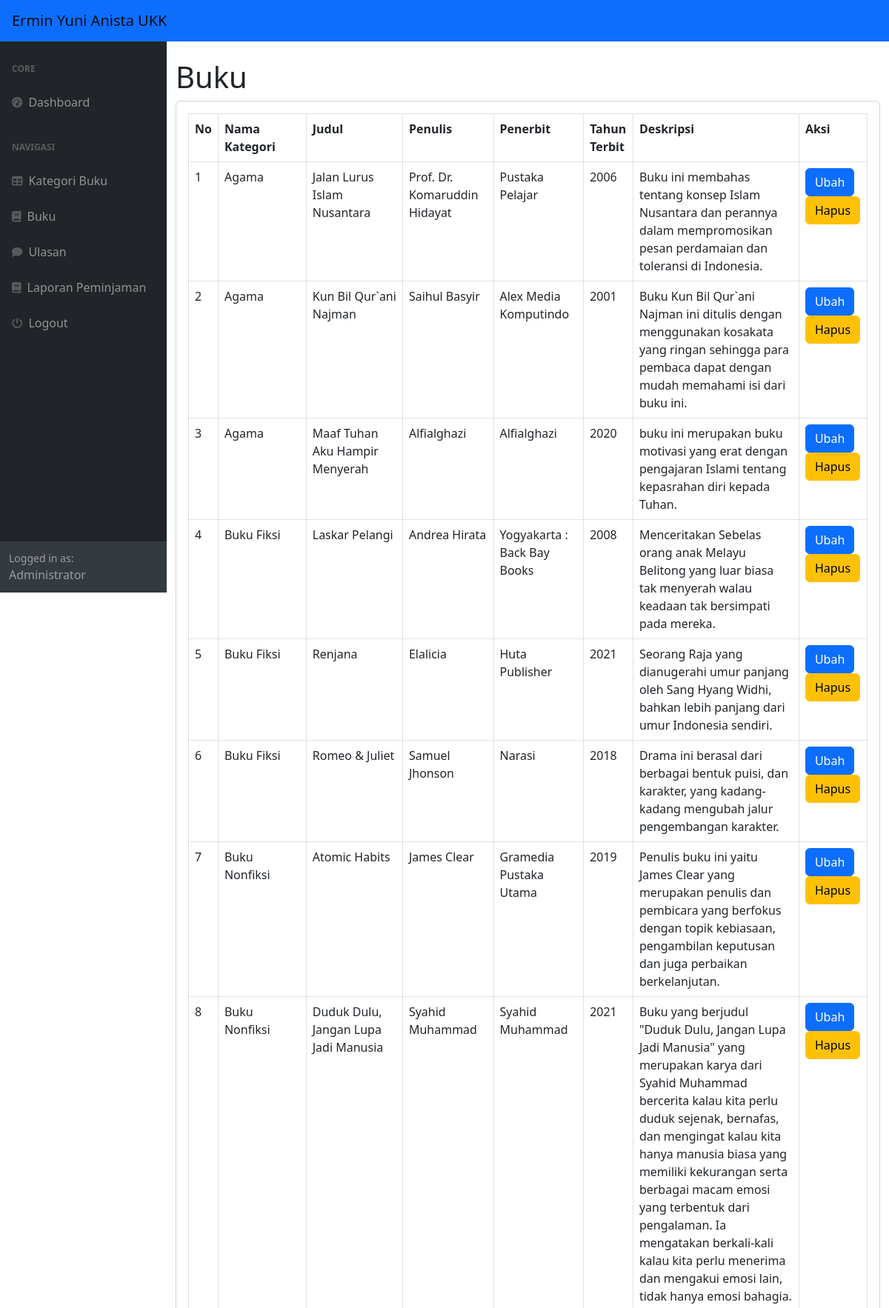
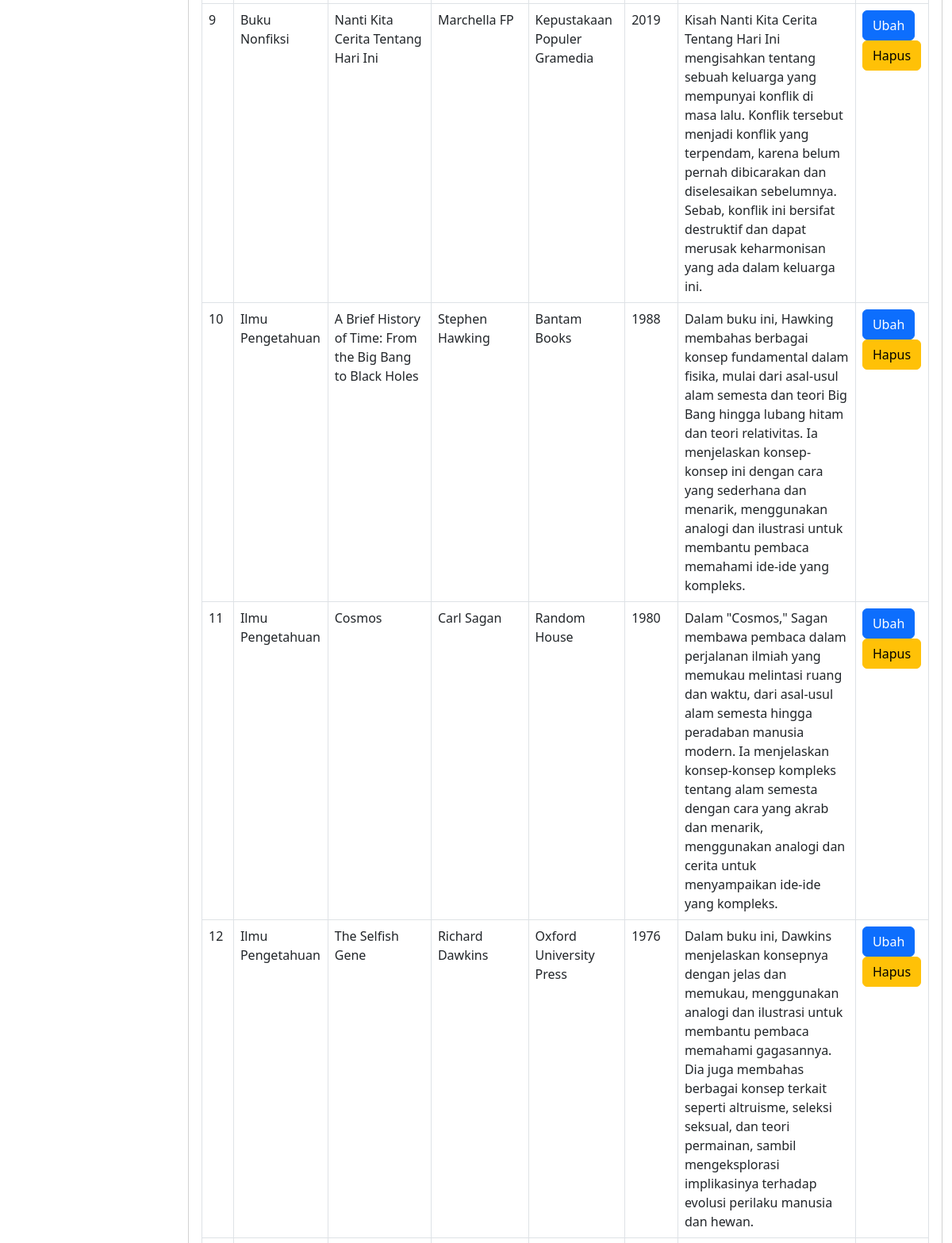
/index.php?page=buku (signed in, upper part), run on the app's committed database (2 pictures, top to bottom).
### tables this page shows
CREATE TABLE `buku` (
  `id_buku` int(11) NOT NULL,
  `id_kategori` int(11) DEFAULT NULL,
  `judul` varchar(225) DEFAULT NULL,
  `penulis` varchar(255) DEFAULT NULL,
  `penerbit` varchar(225) DEFAULT NULL,
  `tahun_terbit` int(11) DEFAULT NULL,
  `deskripsi` text DEFAULT NULL
);

CREATE TABLE `kategori` (
  `id_kategori` int(11) NOT NULL,
  `kategori` varchar(225) DEFAULT NULL
);

### buku.php (the view, shortened to what this page needs)
<h1 class="mt-4">Buku</h1>
<div class="card">
    <div class="card-body">
        <div class="row">
            <div class="col-md-12">
                <table class="table table-bordered" id="dataTable" width="100%" cellspacing="0">
                    <tr>
                        <th>No</th>
                        <th>Nama Kategori</th>
                        <th>Judul</th>
                        <th>Penulis</th>
                        <th>Penerbit</th>
                        <th>Tahun Terbit</th>
                        <th>Deskripsi</th>
                        <th>Aksi</th>
                    </tr>
                    <?php
                    $i = 1;
                    $query = mysqli_query($koneksi, "SELECT*FROM buku LEFT JOIN kategori on buku.id_kategori = kategori.id_kategori");
                    while ($data = mysqli_fetch_array($query)) {
                    ?>
                        <tr>
                            <td><?php echo $i++; ?></td>
                            <td><?php echo $data['kategori']; ?></td>
                            <td><?php echo $data['judul']; ?></td>
                            <td><?php echo $data['penulis']; ?></td>
                            <td><?php echo $data['penerbit']; ?></td>
                            <td><?php echo $data['tahun_terbit']; ?></td>
                            <td><?php echo $data['deskripsi']; ?></td>
                            <td>
                                <a href="?page=buku_ubah&&id=<?php echo $data['id_buku']; ?>" class="btn btn-primary">Ubah</a>
                                <a onclick="return confirm('Apakah anda yakin menghapus data ini?');" href="?page=buku_hapus&&id=<?php echo $data['id_buku']; ?>" class="btn btn-warning">Hapus</a>
                            </td>
                        </tr>
                    <?php
                    }
                    ?>
                </table>
            </div>
        </div>
    </div>
</div>

### data on the page
buku: id_kategori.kategori "Agama", judul "Jalan Lurus Islam Nusantara", penulis "Prof. Dr. Komaruddin Hidayat", penerbit "Pustaka Pelajar", tahun_terbit "2006", deskripsi "Buku ini membahas tentang konsep Islam Nusantara dan perannya dalam mempromosikan pesan perdamaian dan toleransi di Indonesia."
buku: id_kategori.kategori "Agama", judul "Kun Bil Qur`ani Najman", penulis "Saihul Basyir", penerbit "Alex Media Komputindo", tahun_terbit "2001", deskripsi "Buku Kun Bil Qur`ani Najman ini ditulis dengan menggunakan kosakata yang ringan sehingga para pembaca dapat dengan mudah memahami isi dari buku ini."
buku: id_kategori.kategori "Agama", judul "Maaf Tuhan Aku Hampir Menyerah", penulis "Alfialghazi", penerbit "Alfialghazi", tahun_terbit "2020", deskripsi "buku ini merupakan buku motivasi yang erat dengan pengajaran Islami tentang kepasrahan diri kepada Tuhan."
buku: id_kategori.kategori "Buku Fiksi", judul "Laskar Pelangi", penulis "Andrea Hirata", penerbit "Yogyakarta : Back Bay Books", tahun_terbit "2008", deskripsi "Menceritakan Sebelas orang anak Melayu Belitong yang luar biasa tak menyerah walau keadaan tak bersimpati pada mereka."
buku: id_kategori.kategori "Buku Fiksi", judul "Renjana", penulis "Elalicia", penerbit "Huta Publisher", tahun_terbit "2021", deskripsi "Seorang Raja yang dianugerahi umur panjang oleh Sang Hyang Widhi, bahkan lebih panjang dari umur Indonesia sendiri."
buku: id_kategori.kategori "Buku Fiksi", judul "Romeo & Juliet", penulis "Samuel Jhonson", penerbit "Narasi", tahun_terbit "2018", deskripsi "Drama ini berasal dari berbagai bentuk puisi, dan karakter, yang kadang-kadang mengubah jalur pengembangan karakter."
buku: id_kategori.kategori "Buku Nonfiksi", judul "Atomic Habits", penulis "James Clear", penerbit "Gramedia Pustaka Utama", tahun_terbit "2019", deskripsi "Penulis buku ini yaitu James Clear yang merupakan penulis dan pembicara yang berfokus dengan topik kebiasaan, pengambilan keputusan dan juga perbaikan berkelanjutan."
buku: id_kategori.kategori "Buku Nonfiksi", judul "Duduk Dulu, Jangan Lupa Jadi Manusia", penulis "Syahid Muhammad", penerbit "Syahid Muhammad", tahun_terbit "2021", deskripsi "Buku yang berjudul \"Duduk Dulu, Jangan Lupa Jadi Manusia\" yang merupakan karya dari Syahid Muhammad bercerita kalau kita perlu duduk sejenak, bernafas, dan mengingat kalau kita hanya manusia biasa yang memiliki kekurangan serta berbagai macam emosi yang terbentuk dari pengalaman. Ia mengatakan berkali-kali kalau kita perlu menerima dan mengakui emosi lain, tidak hanya emosi bahagia."
buku: id_kategori.kategori "Buku Nonfiksi", judul "Nanti Kita Cerita Tentang Hari Ini", penulis "Marchella FP", penerbit "Kepustakaan Populer Gramedia", tahun_terbit "2019", deskripsi "Kisah Nanti Kita Cerita Tentang Hari Ini mengisahkan tentang sebuah keluarga yang mempunyai konflik di masa lalu. Konflik tersebut menjadi konflik yang terpendam, karena belum pernah dibicarakan dan diselesaikan sebelumnya. Sebab, konflik ini bersifat destruktif dan dapat merusak keharmonisan yang ada dalam keluarga ini."
buku: id_kategori.kategori "Ilmu Pengetahuan", judul "A Brief History of Time: From the Big Bang to Black Holes", penulis "Stephen Hawking", penerbit "Bantam Books", tahun_terbit "1988", deskripsi "Dalam buku ini, Hawking membahas berbagai konsep fundamental dalam fisika, mulai dari asal-usul alam semesta dan teori Big Bang hingga lubang hitam dan teori relativitas. Ia menjelaskan konsep-konsep ini dengan cara yang sederhana dan menarik, menggunakan analogi dan ilustrasi untuk membantu pembaca memahami ide-ide yang kompleks."
buku: id_kategori.kategori "Ilmu Pengetahuan", judul "Cosmos", penulis "Carl Sagan", penerbit "Random House", tahun_terbit "1980", deskripsi "Dalam \"Cosmos,\" Sagan membawa pembaca dalam perjalanan ilmiah yang memukau melintasi ruang dan waktu, dari asal-usul alam semesta hingga peradaban manusia modern. Ia menjelaskan konsep-konsep kompleks tentang alam semesta dengan cara yang akrab dan menarik, menggunakan analogi dan cerita untuk menyampaikan ide-ide yang kompleks."
buku: id_kategori.kategori "Ilmu Pengetahuan", judul "The Selfish Gene", penulis "Richard Dawkins", penerbit "Oxford University Press", tahun_terbit "1976", deskripsi "Dalam buku ini, Dawkins menjelaskan konsepnya dengan jelas dan memukau, menggunakan analogi dan ilustrasi untuk membantu pembaca memahami gagasannya. Dia juga membahas berbagai konsep terkait seperti altruisme, seleksi seksual, dan teori permainan, sambil mengeksplorasi implikasinya terhadap evolusi perilaku manusia dan hewan."

### other printed values
$_SESSION['user']['nama_lengkap'] "Administrator"
